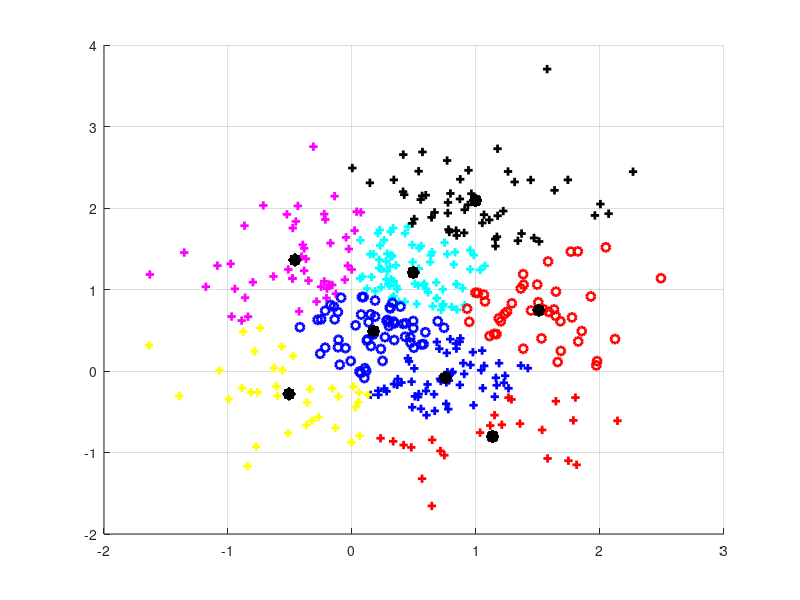

MATLAB code for this plot:


clc
clear all
close all
%% Generate Points for clustering 
Sigma = [0.5 0.05; 0.05 0.5];
f1    = mvnrnd([0.5 0]  ,Sigma,100);
f2    = mvnrnd([0.5 0.5],Sigma,100);
f3    = mvnrnd([0.5 1]  ,Sigma,100);
f4    = mvnrnd([0.5 1.5],Sigma,100);
F     = [f1;f2;f3;f4];
%% K-means
K     = 8;                                            % Cluster Numbers
KMI   = 40;                                           % K-means Iteration
CENTS = F( ceil(rand(K,1)*size(F,1)) ,:);             % Cluster Centers
DAL   = zeros(size(F,1),K+2);                         % Distances and Labels
CV    = '+r+b+c+m+k+yorobocomokoysrsbscsmsksy';       % Color Vector

for n = 1:KMI
        
   for i = 1:size(F,1)
      for j = 1:K  
        DAL(i,j) = norm(F(i,:) - CENTS(j,:));      
      end
      [Distance CN] = min(DAL(i,1:K));                % 1:K are Distance from Cluster Centers 1:K 
      DAL(i,K+1) = CN;                                % K+1 is Cluster Label
      DAL(i,K+2) = Distance;                          % K+2 is Minimum Distance
   end
   for i = 1:K
      A = (DAL(:,K+1) == i);                          % Cluster K Points
      CENTS(i,:) = mean(F(A,:));                      % New Cluster Centers
      if sum(isnan(CENTS(:))) ~= 0                    % If CENTS(i,:) Is Nan Then Replace It With Random Point
         NC = find(isnan(CENTS(:,1)) == 1);           % Find Nan Centers
         for Ind = 1:size(NC,1)
         CENTS(NC(Ind),:) = F(randi(size(F,1)),:);
         end
      end
   end
   
%% Plot   
clf
figure(1)
hold on

 for i = 1:K
PT = F(DAL(:,K+1) == i,:);                            % Find points of each cluster    
plot(PT(:,1),PT(:,2),CV(2*i-1:2*i),'LineWidth',2);    % Plot points with determined color and shape
plot(CENTS(:,1),CENTS(:,2),'*k','LineWidth',7);       % Plot cluster centers
 end

hold off
grid on
pause(0.1)

end
